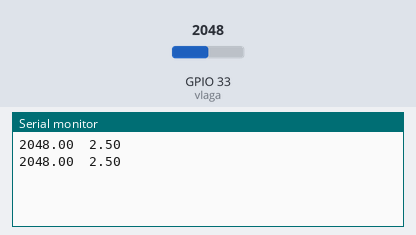
Bench run of a program on a simulated ESP32. On the bench: the last lines printed to the serial monitor. Inputs (shaded band) come from the test bench; at power-on: GPIO 33 (vlaga) = 2048.

Above: at 1.8 s.
1.9 s: GPIO 33 (vlaga) set to 2866
At 2.7 s:
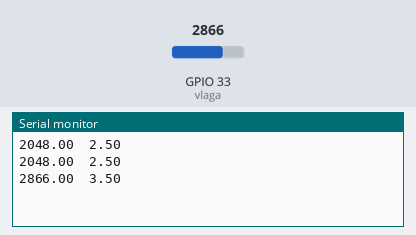
3.4 s: GPIO 33 (vlaga) set to 3603
At 4.8 s:
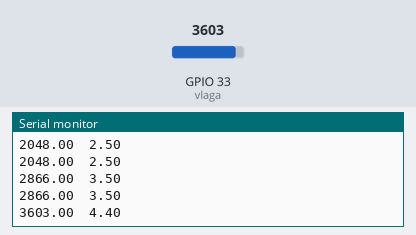
Timing chart, 0 to 6.4 s (numbered marks = the images above; inputs shaded):
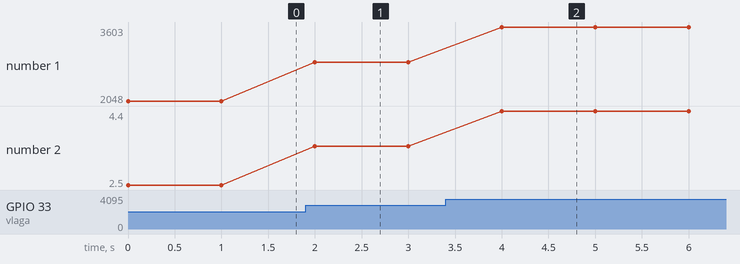

The program:

main.cpp
```cpp
#include <Arduino.h>

int vlaga = 33;

void setup() {

  Serial.begin(115200);

}

void loop() {

  float x = analogRead(vlaga);

  float y = ((x / 4095.0)* 5);

  //4095 -> max vrednost analognega vhoda esp32 (12 bitni adc)
  //3.3 ali 5 je vrednost napajanja senzorja

  Serial.print(x);
  Serial.print("  ");
  Serial.println(y);
  delay(1000);
}
```

Measured:
- after the input at 1.9 s, the serial monitor: prints a new line after 0.10 s (image 1)
- after the input at 3.4 s, the serial monitor: prints a new line after 0.60 s (image 2)
- plotted number 1: 2048 → 2866 after the input at 1.9 s, 2866 → 3603 after the input at 3.4 s
- plotted number 2: 2.5 → 3.5 after the input at 1.9 s, 3.5 → 4.4 after the input at 3.4 s
